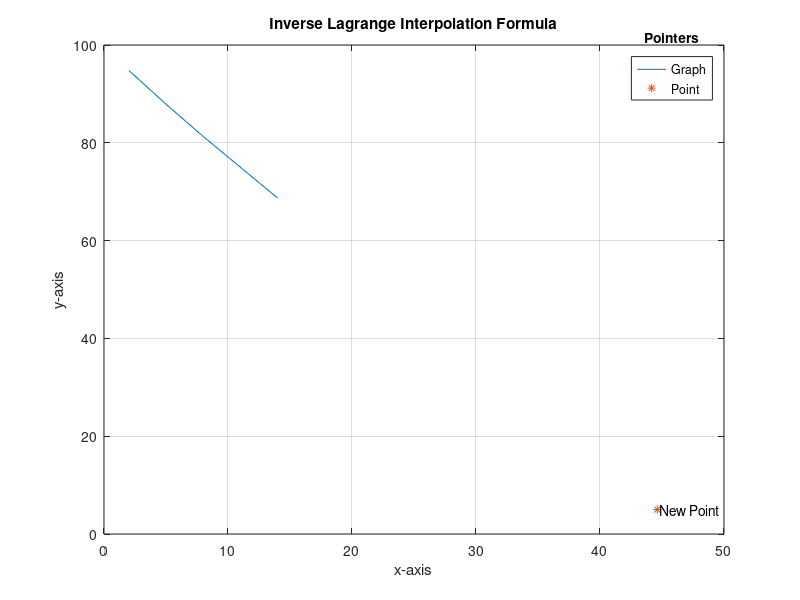

MATLAB code to generate this figure:
%Solve by Inverse Lagrange Interpolation Method
clear all
clc
A = [2, 5, 8, 14];
B = [94.8, 87.9, 81.3, 68.7];
l = length(B);
y = input("Enter a Number: ");
x = 0;
for i = 1 : l
    num = 1;
    denum = 1;
    index = i;
    tempX = A(i);
    tempY = B(i);
    for j = 1 : l
        if(i ~= j)
            num = num * (y - B(j));  
            denum = denum * (tempY - B(j));
        end      
    end
    x = x + tempX * (num / denum);
end
fprintf("Output: %.4f\n", x);
plot(A, B);
hold on
plot(x, y, '*')
xlabel('x-axis')
ylabel('y-axis')
title('Inverse Lagrange Interpolation Formula')
title(legend, 'Pointers')
legend('Graph', 'Point')
text(x + .2, y, 'New Point')
grid on
hold off